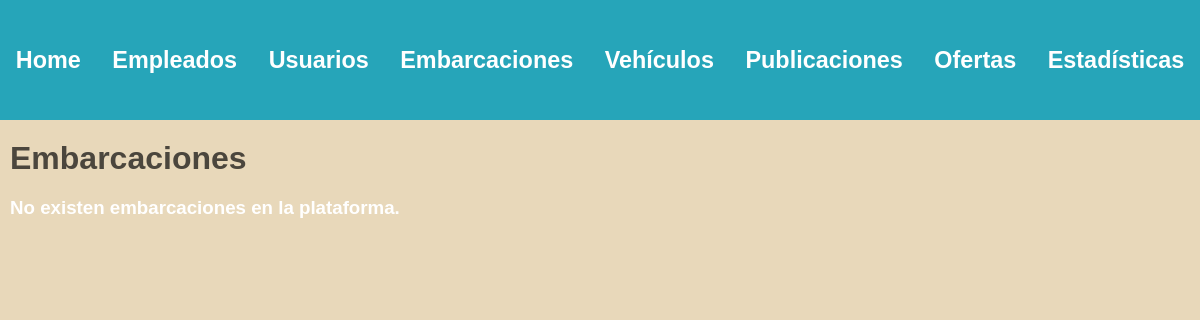
The app's page /administracion/embarcaciones/ (signed in), older data.
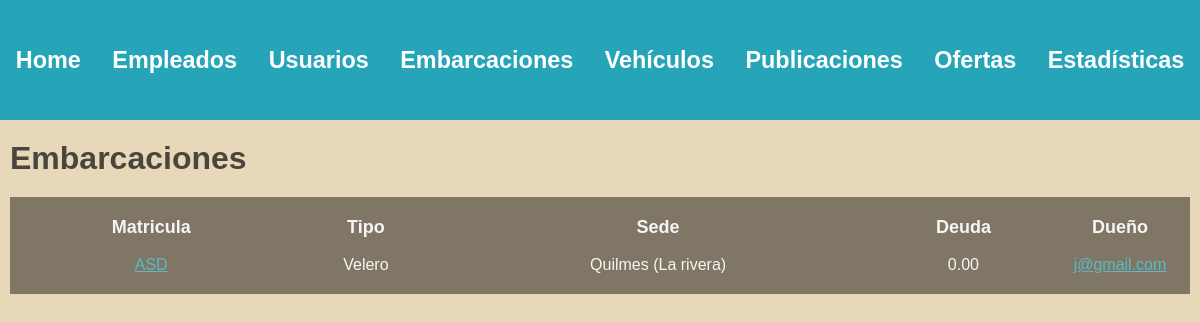
The same page, newer data.
### embarcaciones/models.py (models this page shows)
class Embarcacion(models.Model):
    matricula = models.CharField(max_length=100, unique=True)
    modelo = models.CharField(max_length=100)
    tipo = models.ForeignKey(TipoEmbarcacion, on_delete=models.SET_NULL, null=True)
    m_eslora = models.DecimalField(max_digits=5, decimal_places=2)
    m_manga = models.DecimalField(max_digits=5, decimal_places=2)
    m_calado = models.DecimalField(max_digits=5, decimal_places=2)
    motor = models.BooleanField(default=False)
    deuda = models.DecimalField(max_digits=10, decimal_places=2, default=0)
    sede = models.ForeignKey(Sede, on_delete=models.SET_NULL, null=True)
    dueño = models.ForeignKey(Usuario, on_delete=models.CASCADE)

class TipoEmbarcacion(models.Model):
    clase= models.CharField(max_length=50, unique=True)

### empleados/models.py (models this page shows)
class Sede(models.Model):
    nombre = models.CharField(max_length=100, unique=True)

### usuarios/models.py (models this page shows, shortened)
class Usuario(AbstractBaseUser, PermissionsMixin):
    nombre = models.CharField(max_length=50)
    apellido = models.CharField(max_length=50)
    fecha_nacimiento = models.DateField()
    telefono = models.CharField(max_length=13)
    mail = models.EmailField(max_length=50, unique=True)
    password = models.CharField(max_length=128)
    is_staff= models.BooleanField(default=False)
    is_blocked= models.BooleanField(default=False)
    USERNAME_FIELD = 'mail'
    REQUIRED_FIELDS = ['nombre', 'apellido', 'fecha_nacimiento', 'telefono']

### administrador/views.py (the view)
# urls.py: path('', include('embarcaciones.urls')),
def embarcaciones(request):
    user = request.user
    if not user.is_superuser:
        return redirect('home')
    embarcaciones = Embarcacion.objects.exclude(matricula__startswith='*')
    return render(request, 'boats.html', {'embarcaciones' : embarcaciones})

### autenticacion/backend.py (called while the page is built)
    def get_user(self, user_id):
        UserModel = get_user_model()
        try:
            return UserModel.objects.get(pk=user_id)
        except UserModel.DoesNotExist:
            return None

### administrador/templates/boats.html (shortened to what this page needs)
{% extends 'layouts/navbar.html' %}
{% block content %}
<div class="header">
    <h1>Embarcaciones</h1>
</div>
{% if embarcaciones %}
    <table>
        <thead>
            <tr>
                <th>Matricula</th>
                <th>Tipo</th>
                <th>Sede</th>
                <th>Deuda</th>
                <th>Dueño</th>
            </tr>
        </thead>
        <tbody>
            {% for embarcacion in embarcaciones %}
                <tr>
                    <td>
                        <a href="{% url 'ver detalle embarcacion' embarcacion.id 0 %}"> {{embarcacion.matricula}} </a>
                    </td>
                    <td>{{embarcacion.tipo.clase}}</td>
                    <td>{{embarcacion.sede.nombre}}</td>
                    <td>{{embarcacion.deuda}}</td>
                    <td>
                        <a href="{% url 'ver perfil' embarcacion.dueño.id %}"> {{embarcacion.dueño}} </a>
                    </td>
                </tr>
            {% endfor %}
        </tbody>
    </table>
{% else %}
    <h3>No existen embarcaciones en la plataforma.</h3>
{% endif %}
{% endblock %}

Row changes from the older to the newer data that the page shows:
added Embarcacion: matricula "ASD", tipo.clase "Velero", sede.nombre "Quilmes (La rivera)", deuda "0.00", dueño "j@gmail.com"
Text that changed along with them:
text no longer shown: "No existen embarcaciones en la plataforma."
text now shown: "Matricula Tipo Sede Deuda Dueño"
